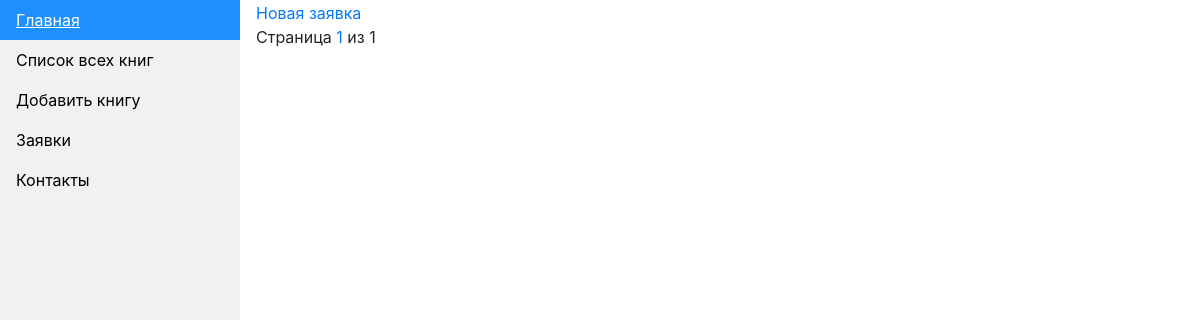
The page /orders_list/ on the database as committed earlier.
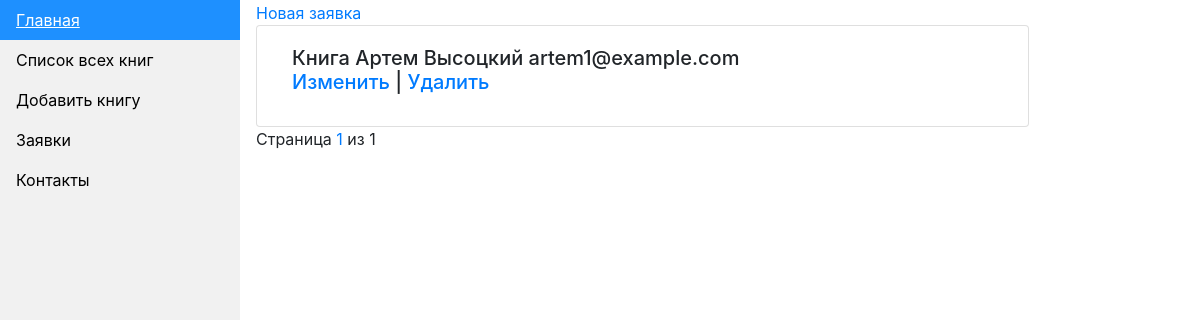
The same page on the database as committed later.
### main_app/models.py (models this page shows, shortened)
class Order(models.Model):
    book_title = models.CharField(max_length=64, verbose_name='Название книги')
    full_name = models.CharField(max_length=64, verbose_name='Имя Фамилия')
    email = models.EmailField(verbose_name='Почта для подтверждения')

### main_app/views.py (the view)
# urls.py: path('orders_list/', views.orders_list, name='orders_list'),
def orders_list(request):
    qs = Order.objects.all()
    pagination = Paginator(qs, 10)
    page = request.GET.get('page')
    try:
        qs = pagination.page(page)
    except PageNotAnInteger:
        qs = pagination.page(1)
    except EmptyPage:
        qs = pagination.page(pagination.num_pages)
    context = {
        'query': qs,
    }
    return render(request, "orders/order_list.html", context)

### templates/orders/order_list.html (shortened to what this page needs)
{% extends 'base.html' %}
{% load static %}
{% block content %}
    <a href="{% url 'order_post' %}">Новая заявка</a>
    {% for q in query %}
        <div class="card col-lg-10">
            <div class="card-body">
                <h5 class="card-title">
                    <a>{{ q.book_title }} {{ q.full_name}} {{ q.email }}</a><br>
                    <a href="{% url 'order_update' q.id %}">Изменить</a> |
                    <a href="{% url 'order_delete' q.id %}">Удалить</a>
                </h5>
            </div>
        </div>
    {% endfor %}
    <div class="row pagination-wrap" style="margin-bottom: 20px">
        <div class="col-md-6 text-center text-md-left">
            <div class="custom-pagination ml-auto">
                <div class="d-inline-block">
                    Страница <a href="#" class="active">{{ query.number }}</a> из {{ query.paginator.num_pages }}
                </div>
            </div>
        </div>
    </div>
{% endblock %}

### templates/base.html (shortened to what this page needs)
{% load crispy_forms_tags %}
<!DOCTYPE html>
<html lang="en">
    <head>
        <link rel="stylesheet" href="https://stackpath.bootstrapcdn.com/bootstrap/4.1.3/css/bootstrap.min.css">
    </head>
    <body>
        <ul>
          <li><a class="active" href="{% url 'index' %}">Главная</a></li>
          <li><a href="{% url 'books_list' %}">Список всех книг</a></li>
          <li><a href="{% url 'book_post' %}">Добавить книгу</a></li>
          <li><a href="{% url 'orders_list' %}">Заявки</a></li>
          <li><a href="{% url 'contacts' %}">Контакты</a></li>
        </ul>
        <div style="margin-left:20%;padding:1px 16px;height:900px;">
            {% block content %}{% endblock %}
        </div>
    </body>
</html>

### templates/base.html (style rules this page uses)
body { margin: 0; }
ul { list-style-type: none; margin: 0; padding: 0; width: 20%; background-color: #f1f1f1; position: fixed; height: 100%; overflow: auto; }
li a { display: block; color: #000; padding: 8px 16px; text-decoration: none; }
li a.active { background-color: dodgerblue; color: white; }

Rows that differ between the two databases and show on the page:
added Order: book_title "Книга", full_name "Артем Высоцкий", email "artem1@example.com"
